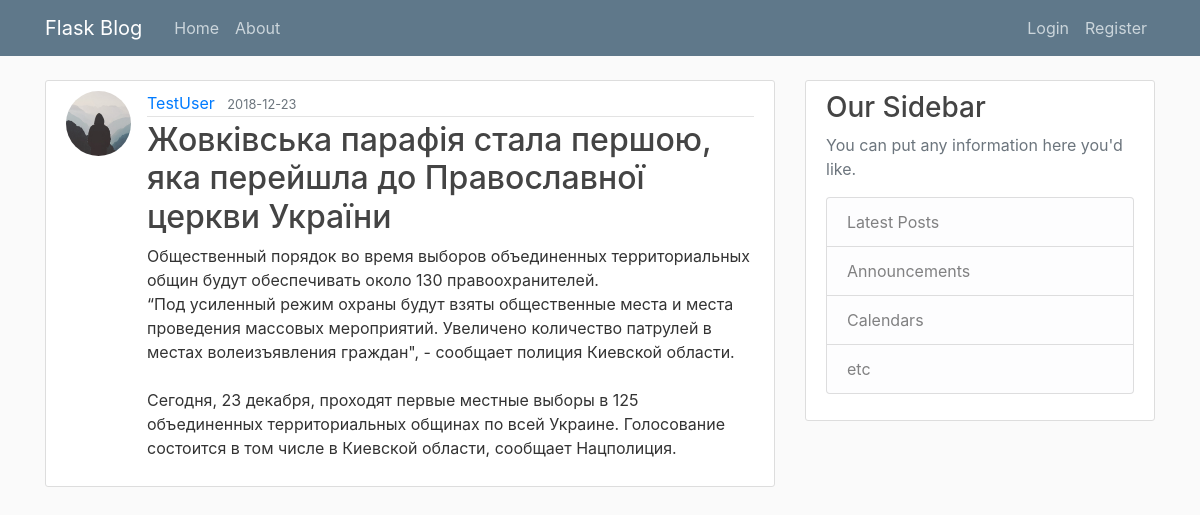
The app's page /post/4 with its own data.
### flaskblog/models.py (models this page shows, shortened)
class User(db.Model, UserMixin):
    id = db.Column(db.Integer, primary_key=True)
    username = db.Column(db.String(20), unique=True, nullable=False)
    email = db.Column(db.String(120), unique=True, nullable=False)
    image_file = db.Column(db.String(20), nullable=False, default='default.jpg')
    password = db.Column(db.String(60), nullable=False)
    posts = db.relationship('Post', backref='author', lazy=True)

class Post(db.Model):
    id = db.Column(db.Integer, primary_key=True)
    title = db.Column(db.String(100), nullable=False)
    date_posted = db.Column(db.DateTime, nullable=False, default=datetime.utcnow)
    content = db.Column(db.Text, nullable=False)
    user_id = db.Column(db.Integer, db.ForeignKey('user.id'), nullable=False)

### flaskblog/routes.py (the view)
@app.route("/post/<int:post_id>")
def post(post_id):
    post = Post.query.get_or_404(post_id)
    return render_template('post.html', title=post.title, post=post)

### flaskblog/templates/post.html (shortened to what this page needs)
{% extends "layout.html" %}
{% block content %}
  <article class="media content-section">
    <img class="rounded-circle article-img" src="{{ url_for('static', filename='profile_pics/' + post.author.image_file) }}">
    <div class="media-body">
      <div class="article-metadata">
        <a class="mr-2" href="{{ url_for('user_posts', username=post.author.username) }}">{{ post.author.username }}</a>
        <small class="text-muted">{{ post.date_posted.strftime('%Y-%m-%d') }}</small>
      </div>
      <h2 class="article-title">{{ post.title }}</h2>
      <p class="article-content">{{ post.content }}</p>
    </div>
  </article>
{% endblock content %}

### flaskblog/static/main.css (style rules this page uses)
body { background: #fafafa; color: #333333; margin-top: 5rem; }
h1, h2, h3, h4, h5, h6 { color: #444444; }
.content-section { background: #ffffff; padding: 10px 20px; border: 1px solid #dddddd; border-radius: 3px; margin-bottom: 20px; }
.article-title { color: #444444; }
.article-content { white-space: pre-line; }
.article-img { height: 65px; width: 65px; margin-right: 16px; }
.article-metadata { padding-bottom: 1px; margin-bottom: 4px; border-bottom: 1px solid #e3e3e3 }

### records on screen
User: image_file (placeholder picture), author.username "TestUser"
Post: date_posted "2018-12-23", title "Жовківська парафія стала першою, яка перейшла до Православної церкви України", content "Общественный порядок во время выборов объединенных территориальных общин будут обеспечивать около 130 правоохранителей. “Под усиленный режим охраны будут взяты общественные места и места проведения массовых мероприятий. Увеличено количество патрулей в местах волеизъявления граждан\", - сообщает полиция Киевской области. Сегодня, 23 декабря, проходят первые местные выборы в 125 объединенных территориальных общинах по всей Украине. Голосование состоится в том числе в Киевской области, сообщает Нацполиция."
